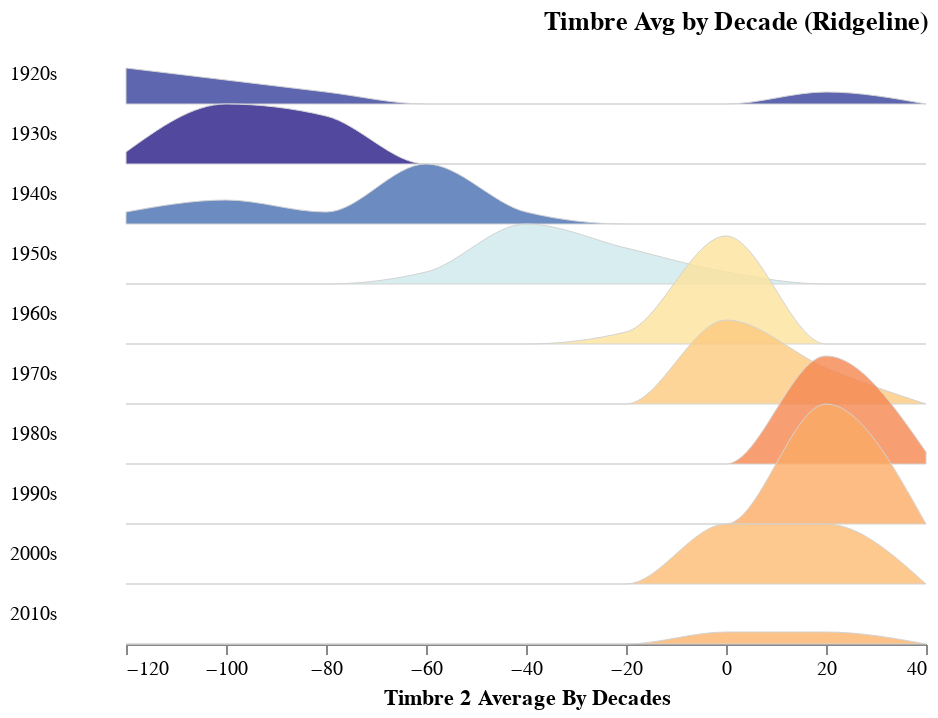

This figure's notebook cell:
### Code cell
plot_ridgeline(timbre_avg_by_year, "decade", "TimbreAvg2")

### Figure 1 — Vega-Lite specification as saved in the notebook (floating-point values rounded to 4 significant figures)
{"config": {"view": {"continuousWidth": 400, "continuousHeight": 300, "stroke": null}, "facet": {"spacing": 0}, "title": {"anchor": "end"}}, "data": {"name": "data-dd3fc3f092665ce1aa30ef423fe1b56c"}, "facet": {"row": {"type": "temporal", "field": "Decade", "header": {"format": "%Ys", "labelAlign": "right", "labelAngle": 0}, "title": null}}, "spec": {"mark": {"type": "area", "fillOpacity": 0.8, "interpolate": "monotone", "stroke": "lightgray", "strokeWidth": 0.5}, "encoding": {"fill": {"type": "quantitative", "field": "mean_val", "legend": null, "scale": {"domain": [50, -100], "scheme": "redyellowblue"}}, "x": {"type": "quantitative", "bin": "binned", "field": "bin_min", "title": "Timbre 2 Average By Decades"}, "y": {"type": "quantitative", "axis": null, "field": "value", "scale": {"range": [30, -30]}}}, "height": 30, "transform": [{"field": "decade", "timeUnit": "year", "as": "Decade"}, {"joinaggregate": [{"op": "mean", "field": "TimbreAvg2", "as": "mean_val"}], "groupby": ["Decade"]}, {"bin": {"maxbins": 10}, "field": "TimbreAvg2", "as": ["bin_max", "bin_min"]}, {"aggregate": [{"op": "count", "as": "value"}], "groupby": ["Decade", "mean_val", "bin_min", "bin_max"]}, {"impute": "value", "key": "bin_min", "groupby": ["Decade", "mean_val"], "value": 0}]}, "bounds": "flush", "title": "Timbre Avg by Decade (Ridgeline)", "$schema": "https://vega.github.io/schema/vega-lite/v4.8.1.json", "datasets": {"data-dd3fc3f092665ce1aa30ef423fe1b56c": [{"year": 1922, "TimbreAvg1": 41.56, "TimbreAvg2": 13.91, "TimbreAvg3": 14.68, "TimbreAvg4": 24.43, "TimbreAvg5": 18.75, "TimbreAvg6": 11.17, "TimbreAvg7": -5.31, "TimbreAvg8": 0.1368, "TimbreAvg9": -2.165, "TimbreAvg10": -4.444, "TimbreAvg11": -1.622, "TimbreAvg12": -5.561, "decade": "1920-01-01T00:00:00"}, {"year": 1924, "TimbreAvg1": 36.95, "TimbreAvg2": -136.1, "TimbreAvg3": 108.1, "TimbreAvg4": 12.35, "TimbreAvg5": -7.73, "TimbreAvg6": 1.873, "TimbreAvg7": -32.49, "TimbreAvg8": 3.363, "TimbreAvg9": 14.38, "TimbreAvg10": 8.708, "TimbreAvg11": 4.783, "TimbreAvg12": 8.068, "decade": "1920-01-01T00:00:00"}, {"year": 1925, "TimbreAvg1": 34.36, "TimbreAvg2": -128.2, "TimbreAvg3": 120.2, "TimbreAvg4": 19.37, "TimbreAvg5": 18.19, "TimbreAvg6": 17.01, "TimbreAvg7": -56.73, "TimbreAvg8": 7.617, "TimbreAvg9": 3.784, "TimbreAvg10": 8.839, "TimbreAvg11": 6.741, "TimbreAvg12": 6.061, "decade": "1920-01-01T00:00:00"}, {"year": 1926, "TimbreAvg1": 32.57, "TimbreAvg2": -126.5, "TimbreAvg3": 88.92, "TimbreAvg4": 7.843, "TimbreAvg5": -5.841, "TimbreAvg6": 13.39, "TimbreAvg7": -31.14, "TimbreAvg8": 9.86, "TimbreAvg9": -17.41, "TimbreAvg10": 4.974, "TimbreAvg11": 0.6245, "TimbreAvg12": -2.054, "decade": "1920-01-01T00:00:00"}, {"year": 1927, "TimbreAvg1": 31.23, "TimbreAvg2": -110.7, "TimbreAvg3": 59.21, "TimbreAvg4": 4.108, "TimbreAvg5": -9.538, "TimbreAvg6": 9.986, "TimbreAvg7": -21.01, "TimbreAvg8": 13.41, "TimbreAvg9": -25.12, "TimbreAvg10": 4.396, "TimbreAvg11": -0.3943, "TimbreAvg12": -2.645, "decade": "1920-01-01T00:00:00"}, {"year": 1928, "TimbreAvg1": 31.5, "TimbreAvg2": -94.42, "TimbreAvg3": 27.26, "TimbreAvg4": -8.42, "TimbreAvg5": -16.8, "TimbreAvg6": 9.831, "TimbreAvg7": -34.23, "TimbreAvg8": 8.103, "TimbreAvg9": -2.78, "TimbreAvg10": 7.653, "TimbreAvg11": -0.274, "TimbreAvg12": 8.575, "decade": "1920-01-01T00:00:00"}, {"year": 1929, "TimbreAvg1": 33.08, "TimbreAvg2": -100.9, "TimbreAvg3": 37.7, "TimbreAvg4": -7.802, "TimbreAvg5": -16.81, "TimbreAvg6": 9.486, "TimbreAvg7": -30.72, "TimbreAvg8": 8.05, "TimbreAvg9": -2.235, "TimbreAvg10": 7.397, "TimbreAvg11": 1.339, "TimbreAvg12": 13.07, "decade": "1920-01-01T00:00:00"}, {"year": 1930, "TimbreAvg1": 34.95, "TimbreAvg2": -99.74, "TimbreAvg3": 59.33, "TimbreAvg4": 0.1107, "TimbreAvg5": -29.29, "TimbreAvg6": 14.93, "TimbreAvg7": -28.67, "TimbreAvg8": 5.75, "TimbreAvg9": -0.3473, "TimbreAvg10": 7.347, "TimbreAvg11": -0.4108, "TimbreAvg12": 4.682, "decade": "1930-01-01T00:00:00"}, {"year": 1931, "TimbreAvg1": 35.04, "TimbreAvg2": -97.28, "TimbreAvg3": 61.39, "TimbreAvg4": 8.116, "TimbreAvg5": -5.649, "TimbreAvg6": 5.444, "TimbreAvg7": -18.24, "TimbreAvg8": 6.326, "TimbreAvg9": -4.743, "TimbreAvg10": 5.894, "TimbreAvg11": 1.151, "TimbreAvg12": 1.979, "decade": "1930-01-01T00:00:00"}, {"year": 1932, "TimbreAvg1": 34.99, "TimbreAvg2": -98.61, "TimbreAvg3": 44.83, "TimbreAvg4": -0.8373, "TimbreAvg5": -22.16, "TimbreAvg6": 23.28, "TimbreAvg7": -36.65, "TimbreAvg8": 7.044, "TimbreAvg9": 14.11, "TimbreAvg10": 10.86, "TimbreAvg11": -1.003, "TimbreAvg12": 12.39, "decade": "1930-01-01T00:00:00"}, {"year": 1933, "TimbreAvg1": 32.79, "TimbreAvg2": -103.0, "TimbreAvg3": 56.2, "TimbreAvg4": -12.21, "TimbreAvg5": -33.13, "TimbreAvg6": 16.06, "TimbreAvg7": -43.9, "TimbreAvg8": 0.06204, "TimbreAvg9": 8.121, "TimbreAvg10": 8.25, "TimbreAvg11": -3.816, "TimbreAvg12": 4.195, "decade": "1930-01-01T00:00:00"}, {"year": 1934, "TimbreAvg1": 32.69, "TimbreAvg2": -97.15, "TimbreAvg3": 46.76, "TimbreAvg4": -2.051, "TimbreAvg5": -4.355, "TimbreAvg6": 16.09, "TimbreAvg7": -30.93, "TimbreAvg8": 5.909, "TimbreAvg9": 10.38, "TimbreAvg10": 9.565, "TimbreAvg11": -0.1988, "TimbreAvg12": 10.48, "decade": "1930-01-01T00:00:00"}, {"year": 1935, "TimbreAvg1": 33.87, "TimbreAvg2": -109.6, "TimbreAvg3": 69.43, "TimbreAvg4": 10.38, "TimbreAvg5": -8.598, "TimbreAvg6": 19.18, "TimbreAvg7": -17.24, "TimbreAvg8": 11.86, "TimbreAvg9": 3.787, "TimbreAvg10": 9.493, "TimbreAvg11": -2.062, "TimbreAvg12": 12.01, "decade": "1930-01-01T00:00:00"}, {"year": 1936, "TimbreAvg1": 34.54, "TimbreAvg2": -126.0, "TimbreAvg3": 64.29, "TimbreAvg4": 3.944, "TimbreAvg5": -8.175, "TimbreAvg6": 10.65, "TimbreAvg7": -18.77, "TimbreAvg8": 9.033, "TimbreAvg9": -2.058, "TimbreAvg10": 5.343, "TimbreAvg11": -0.4487, "TimbreAvg12": 8.263, "decade": "1930-01-01T00:00:00"}, {"year": 1937, "TimbreAvg1": 33.58, "TimbreAvg2": -113.8, "TimbreAvg3": 51.95, "TimbreAvg4": 1.924, "TimbreAvg5": -13.45, "TimbreAvg6": 17.37, "TimbreAvg7": -10.02, "TimbreAvg8": 10.66, "TimbreAvg9": -3.712, "TimbreAvg10": 5.937, "TimbreAvg11": -2.608, "TimbreAvg12": 11.86, "decade": "1930-01-01T00:00:00"}, {"year": 1938, "TimbreAvg1": 34.9, "TimbreAvg2": -114.4, "TimbreAvg3": 40.74, "TimbreAvg4": 6.103, "TimbreAvg5": -17.94, "TimbreAvg6": 19.79, "TimbreAvg7": -27.39, "TimbreAvg8": 6.041, "TimbreAvg9": 10.2, "TimbreAvg10": 9.888, "TimbreAvg11": -0.3099, "TimbreAvg12": 11.18, "decade": "1930-01-01T00:00:00"}, {"year": 1939, "TimbreAvg1": 34.02, "TimbreAvg2": -102.4, "TimbreAvg3": 45.43, "TimbreAvg4": -1.908, "TimbreAvg5": -13.02, "TimbreAvg6": 20.68, "TimbreAvg7": -21.57, "TimbreAvg8": 6.065, "TimbreAvg9": 6.906, "TimbreAvg10": 5.943, "TimbreAvg11": -6.37, "TimbreAvg12": 5.006, "decade": "1930-01-01T00:00:00"}, {"year": 1940, "TimbreAvg1": 35.33, "TimbreAvg2": -96.81, "TimbreAvg3": 49.32, "TimbreAvg4": 7.192, "TimbreAvg5": -41.28, "TimbreAvg6": 19.44, "TimbreAvg7": -18.54, "TimbreAvg8": 6.436, "TimbreAvg9": 8.957, "TimbreAvg10": 6.57, "TimbreAvg11": 1.953, "TimbreAvg12": 21.34, "decade": "1940-01-01T00:00:00"}, {"year": 1941, "TimbreAvg1": 32.39, "TimbreAvg2": -100.0, "TimbreAvg3": 52.51, "TimbreAvg4": 4.921, "TimbreAvg5": -3.68, "TimbreAvg6": 20.87, "TimbreAvg7": -16.8, "TimbreAvg8": 9.038, "TimbreAvg9": -2.731, "TimbreAvg10": 7.336, "TimbreAvg11": -3.413, "TimbreAvg12": 9.401, "decade": "1940-01-01T00:00:00"}, {"year": 1942, "TimbreAvg1": 33.3, "TimbreAvg2": -120.1, "TimbreAvg3": 50.7, "TimbreAvg4": -5.461, "TimbreAvg5": -19.14, "TimbreAvg6": 7.967, "TimbreAvg7": -18.27, "TimbreAvg8": 8.431, "TimbreAvg9": 1.05, "TimbreAvg10": 7.495, "TimbreAvg11": -1.957, "TimbreAvg12": 8.773, "decade": "1940-01-01T00:00:00"}, {"year": 1943, "TimbreAvg1": 35.77, "TimbreAvg2": -73.11, "TimbreAvg3": 58.33, "TimbreAvg4": 10.69, "TimbreAvg5": -6.186, "TimbreAvg6": 20.79, "TimbreAvg7": -14.26, "TimbreAvg8": 6.945, "TimbreAvg9": 5.42, "TimbreAvg10": 4.834, "TimbreAvg11": -6.037, "TimbreAvg12": 9.678, "decade": "1940-01-01T00:00:00"}, {"year": 1944, "TimbreAvg1": 35.05, "TimbreAvg2": -119.3, "TimbreAvg3": 45.17, "TimbreAvg4": 3.777, "TimbreAvg5": 0.7286, "TimbreAvg6": 12.55, "TimbreAvg7": -16.06, "TimbreAvg8": 6.014, "TimbreAvg9": 5.359, "TimbreAvg10": 3.907, "TimbreAvg11": -2.75, "TimbreAvg12": 6.555, "decade": "1940-01-01T00:00:00"}, {"year": 1945, "TimbreAvg1": 35.8, "TimbreAvg2": -78.38, "TimbreAvg3": 55.81, "TimbreAvg4": 3.687, "TimbreAvg5": -18.85, "TimbreAvg6": 13.39, "TimbreAvg7": -18.99, "TimbreAvg8": 0.9092, "TimbreAvg9": 12.95, "TimbreAvg10": 5.449, "TimbreAvg11": -1.18, "TimbreAvg12": 15.58, "decade": "1940-01-01T00:00:00"}, {"year": 1946, "TimbreAvg1": 36.63, "TimbreAvg2": -74.35, "TimbreAvg3": 39.01, "TimbreAvg4": -0.9528, "TimbreAvg5": -3.294, "TimbreAvg6": 12.09, "TimbreAvg7": -12.59, "TimbreAvg8": 3.161, "TimbreAvg9": 6.065, "TimbreAvg10": 2.858, "TimbreAvg11": -3.037, "TimbreAvg12": 12.07, "decade": "1940-01-01T00:00:00"}, {"year": 1947, "TimbreAvg1": 36.29, "TimbreAvg2": -59.97, "TimbreAvg3": 29.82, "TimbreAvg4": -1.628, "TimbreAvg5": -18.3, "TimbreAvg6": 15.34, "TimbreAvg7": -16.52, "TimbreAvg8": 4.074, "TimbreAvg9": 12.66, "TimbreAvg10": 8.663, "TimbreAvg11": -4.001, "TimbreAvg12": 14.18, "decade": "1940-01-01T00:00:00"}, {"year": 1948, "TimbreAvg1": 38.0, "TimbreAvg2": -60.91, "TimbreAvg3": 48.13, "TimbreAvg4": 1.431, "TimbreAvg5": -15.75, "TimbreAvg6": 12.69, "TimbreAvg7": -22.46, "TimbreAvg8": 0.02932, "TimbreAvg9": 13.2, "TimbreAvg10": 4.487, "TimbreAvg11": -0.4887, "TimbreAvg12": 10.52, "decade": "1940-01-01T00:00:00"}, {"year": 1949, "TimbreAvg1": 36.94, "TimbreAvg2": -76.29, "TimbreAvg3": 53.23, "TimbreAvg4": -0.5399, "TimbreAvg5": -13.69, "TimbreAvg6": 6.0, "TimbreAvg7": -16.25, "TimbreAvg8": 0.1701, "TimbreAvg9": 10.24, "TimbreAvg10": 3.406, "TimbreAvg11": -0.8975, "TimbreAvg12": 7.688, "decade": "1940-01-01T00:00:00"}, {"year": 1950, "TimbreAvg1": 37.56, "TimbreAvg2": -79.75, "TimbreAvg3": 39.1, "TimbreAvg4": 7.317, "TimbreAvg5": -4.147, "TimbreAvg6": 7.53, "TimbreAvg7": -5.599, "TimbreAvg8": 3.95, "TimbreAvg9": 4.621, "TimbreAvg10": 2.546, "TimbreAvg11": -2.016, "TimbreAvg12": 4.763, "decade": "1950-01-01T00:00:00"}, {"year": 1951, "TimbreAvg1": 38.34, "TimbreAvg2": -59.1, "TimbreAvg3": 38.65, "TimbreAvg4": 0.6563, "TimbreAvg5": -2.506, "TimbreAvg6": 5.508, "TimbreAvg7": -9.521, "TimbreAvg8": 1.943, "TimbreAvg9": 7.743, "TimbreAvg10": 2.759, "TimbreAvg11": -2.87, "TimbreAvg12": 5.836, "decade": "1950-01-01T00:00:00"}, {"year": 1952, "TimbreAvg1": 39.09, "TimbreAvg2": -49.43, "TimbreAvg3": 29.52, "TimbreAvg4": -5.048, "TimbreAvg5": -8.318, "TimbreAvg6": 8.535, "TimbreAvg7": -17.55, "TimbreAvg8": 0.1893, "TimbreAvg9": 6.674, "TimbreAvg10": 1.172, "TimbreAvg11": -2.191, "TimbreAvg12": 7.037, "decade": "1950-01-01T00:00:00"}, {"year": 1953, "TimbreAvg1": 39.21, "TimbreAvg2": -40.24, "TimbreAvg3": 39.67, "TimbreAvg4": -0.445, "TimbreAvg5": -3.645, "TimbreAvg6": 9.998, "TimbreAvg7": -16.5, "TimbreAvg8": -0.1103, "TimbreAvg9": 5.477, "TimbreAvg10": 1.666, "TimbreAvg11": -2.965, "TimbreAvg12": 4.058, "decade": "1950-01-01T00:00:00"}, {"year": 1954, "TimbreAvg1": 38.14, "TimbreAvg2": -46.14, "TimbreAvg3": 28.05, "TimbreAvg4": -2.913, "TimbreAvg5": -2.925, "TimbreAvg6": 6.043, "TimbreAvg7": -18.02, "TimbreAvg8": -0.7081, "TimbreAvg9": 8.89, "TimbreAvg10": 2.19, "TimbreAvg11": -1.935, "TimbreAvg12": 9.481, "decade": "1950-01-01T00:00:00"}, {"year": 1955, "TimbreAvg1": 37.1, "TimbreAvg2": -52.87, "TimbreAvg3": 26.31, "TimbreAvg4": -6.338, "TimbreAvg5": 0.8993, "TimbreAvg6": 4.494, "TimbreAvg7": -17.28, "TimbreAvg8": 1.646, "TimbreAvg9": 5.555, "TimbreAvg10": 2.484, "TimbreAvg11": -2.829, "TimbreAvg12": 7.048, "decade": "1950-01-01T00:00:00"}, {"year": 1956, "TimbreAvg1": 37.67, "TimbreAvg2": -38.32, "TimbreAvg3": 24.38, "TimbreAvg4": -4.569, "TimbreAvg5": -1.269, "TimbreAvg6": 3.7, "TimbreAvg7": -15.31, "TimbreAvg8": 0.2986, "TimbreAvg9": 5.172, "TimbreAvg10": 1.747, "TimbreAvg11": -2.766, "TimbreAvg12": 7.053, "decade": "1950-01-01T00:00:00"}, {"year": 1957, "TimbreAvg1": 37.24, "TimbreAvg2": -39.23, "TimbreAvg3": 15.83, "TimbreAvg4": -3.89, "TimbreAvg5": 0.05078, "TimbreAvg6": 1.425, "TimbreAvg7": -11.18, "TimbreAvg8": 0.2028, "TimbreAvg9": 3.578, "TimbreAvg10": 1.635, "TimbreAvg11": -2.338, "TimbreAvg12": 5.688, "decade": "1950-01-01T00:00:00"}, {"year": 1958, "TimbreAvg1": 39.15, "TimbreAvg2": -18.57, "TimbreAvg3": 26.7, "TimbreAvg4": 0.2872, "TimbreAvg5": -3.253, "TimbreAvg6": 1.734, "TimbreAvg7": -12.29, "TimbreAvg8": -2.056, "TimbreAvg9": 7.373, "TimbreAvg10": 1.504, "TimbreAvg11": -1.76, "TimbreAvg12": 8.573, "decade": "1950-01-01T00:00:00"}, {"year": 1959, "TimbreAvg1": 39.15, "TimbreAvg2": -23.04, "TimbreAvg3": 19.02, "TimbreAvg4": -3.434, "TimbreAvg5": 4.16, "TimbreAvg6": 1.495, "TimbreAvg7": -16.76, "TimbreAvg8": -2.318, "TimbreAvg9": 5.741, "TimbreAvg10": 0.9585, "TimbreAvg11": -2.081, "TimbreAvg12": 7.127, "decade": "1950-01-01T00:00:00"}, {"year": 1960, "TimbreAvg1": 38.88, "TimbreAvg2": -18.91, "TimbreAvg3": 23.72, "TimbreAvg4": -0.3672, "TimbreAvg5": -1.307, "TimbreAvg6": 2.723, "TimbreAvg7": -13.9, "TimbreAvg8": -2.198, "TimbreAvg9": 6.149, "TimbreAvg10": 1.419, "TimbreAvg11": -2.018, "TimbreAvg12": 7.242, "decade": "1960-01-01T00:00:00"}, {"year": 1961, "TimbreAvg1": 39.62, "TimbreAvg2": -27.22, "TimbreAvg3": 28.56, "TimbreAvg4": 1.267, "TimbreAvg5": -3.125, "TimbreAvg6": 0.7062, "TimbreAvg7": -11.94, "TimbreAvg8": -2.548, "TimbreAvg9": 6.055, "TimbreAvg10": 1.539, "TimbreAvg11": -1.318, "TimbreAvg12": 6.138, "decade": "1960-01-01T00:00:00"}, {"year": 1962, "TimbreAvg1": 40.13, "TimbreAvg2": -17.45, "TimbreAvg3": 19.46, "TimbreAvg4": -0.9173, "TimbreAvg5": -0.7442, "TimbreAvg6": -0.6876, "TimbreAvg7": -9.383, "TimbreAvg8": -1.887, "TimbreAvg9": 5.455, "TimbreAvg10": 2.126, "TimbreAvg11": -1.711, "TimbreAvg12": 4.913, "decade": "1960-01-01T00:00:00"}, {"year": 1963, "TimbreAvg1": 40.55, "TimbreAvg2": -16.46, "TimbreAvg3": 22.5, "TimbreAvg4": -0.7805, "TimbreAvg5": -0.8922, "TimbreAvg6": -1.607, "TimbreAvg7": -9.215, "TimbreAvg8": -2.595, "TimbreAvg9": 5.623, "TimbreAvg10": 0.8863, "TimbreAvg11": -1.253, "TimbreAvg12": 6.212, "decade": "1960-01-01T00:00:00"}, {"year": 1964, "TimbreAvg1": 40.11, "TimbreAvg2": -15.82, "TimbreAvg3": 22.48, "TimbreAvg4": -1.269, "TimbreAvg5": 0.1809, "TimbreAvg6": -1.785, "TimbreAvg7": -8.4, "TimbreAvg8": -1.922, "TimbreAvg9": 3.221, "TimbreAvg10": 0.5442, "TimbreAvg11": -1.908, "TimbreAvg12": 5.095, "decade": "1960-01-01T00:00:00"}, {"year": 1965, "TimbreAvg1": 40.7, "TimbreAvg2": -13.34, "TimbreAvg3": 22.34, "TimbreAvg4": -1.099, "TimbreAvg5": -3.736, "TimbreAvg6": -0.3017, "TimbreAvg7": -8.165, "TimbreAvg8": -1.725, "TimbreAvg9": 4.681, "TimbreAvg10": 0.3911, "TimbreAvg11": -2.017, "TimbreAvg12": 5.947, "decade": "1960-01-01T00:00:00"}, {"year": 1966, "TimbreAvg1": 40.9, "TimbreAvg2": -5.545, "TimbreAvg3": 20.48, "TimbreAvg4": -0.3632, "TimbreAvg5": -6.661, "TimbreAvg6": -1.849, "TimbreAvg7": -6.66, "TimbreAvg8": -2.721, "TimbreAvg9": 5.87, "TimbreAvg10": 0.5368, "TimbreAvg11": -2.062, "TimbreAvg12": 5.063, "decade": "1960-01-01T00:00:00"}, {"year": 1967, "TimbreAvg1": 40.87, "TimbreAvg2": -6.292, "TimbreAvg3": 22.13, "TimbreAvg4": -0.8576, "TimbreAvg5": -8.684, "TimbreAvg6": -2.968, "TimbreAvg7": -6.753, "TimbreAvg8": -3.264, "TimbreAvg9": 6.073, "TimbreAvg10": -0.07219, "TimbreAvg11": -1.679, "TimbreAvg12": 5.731, "decade": "1960-01-01T00:00:00"}, {"year": 1968, "TimbreAvg1": 40.66, "TimbreAvg2": -7.977, "TimbreAvg3": 21.5, "TimbreAvg4": 0.3513, "TimbreAvg5": -9.759, "TimbreAvg6": -2.957, "TimbreAvg7": -5.645, "TimbreAvg8": -1.97, "TimbreAvg9": 4.379, "TimbreAvg10": -0.1488, "TimbreAvg11": -1.08, "TimbreAvg12": 5.679, "decade": "1960-01-01T00:00:00"}, {"year": 1969, "TimbreAvg1": 40.49, "TimbreAvg2": -12.25, "TimbreAvg3": 18.92, "TimbreAvg4": -0.6133, "TimbreAvg5": -10.52, "TimbreAvg6": -3.575, "TimbreAvg7": -4.238, "TimbreAvg8": -1.697, "TimbreAvg9": 4.792, "TimbreAvg10": -0.1831, "TimbreAvg11": -1.199, "TimbreAvg12": 5.087, "decade": "1960-01-01T00:00:00"}, {"year": 1970, "TimbreAvg1": 40.93, "TimbreAvg2": -12.22, "TimbreAvg3": 17.63, "TimbreAvg4": -0.2921, "TimbreAvg5": -9.873, "TimbreAvg6": -3.791, "TimbreAvg7": -3.636, "TimbreAvg8": -1.81, "TimbreAvg9": 4.931, "TimbreAvg10": -0.4027, "TimbreAvg11": -0.9613, "TimbreAvg12": 4.366, "decade": "1970-01-01T00:00:00"}, {"year": 1971, "TimbreAvg1": 40.38, "TimbreAvg2": -14.12, "TimbreAvg3": 16.16, "TimbreAvg4": -1.082, "TimbreAvg5": -7.068, "TimbreAvg6": -4.204, "TimbreAvg7": -3.729, "TimbreAvg8": -1.345, "TimbreAvg9": 4.057, "TimbreAvg10": -0.4148, "TimbreAvg11": -0.733, "TimbreAvg12": 4.92, "decade": "1970-01-01T00:00:00"}, {"year": 1972, "TimbreAvg1": 40.38, "TimbreAvg2": -11.37, "TimbreAvg3": 18.77, "TimbreAvg4": 0.5758, "TimbreAvg5": -6.653, "TimbreAvg6": -4.182, "TimbreAvg7": -4.142, "TimbreAvg8": -1.103, "TimbreAvg9": 3.029, "TimbreAvg10": -0.2728, "TimbreAvg11": -0.6154, "TimbreAvg12": 4.339, "decade": "1970-01-01T00:00:00"}, {"year": 1973, "TimbreAvg1": 41.03, "TimbreAvg2": -8.881, "TimbreAvg3": 19.29, "TimbreAvg4": 0.8646, "TimbreAvg5": -6.101, "TimbreAvg6": -5.346, "TimbreAvg7": -2.915, "TimbreAvg8": -1.494, "TimbreAvg9": 3.64, "TimbreAvg10": -0.1472, "TimbreAvg11": -0.3093, "TimbreAvg12": 4.172, "decade": "1970-01-01T00:00:00"}, {"year": 1974, "TimbreAvg1": 41.13, "TimbreAvg2": -9.238, "TimbreAvg3": 19.14, "TimbreAvg4": 1.114, "TimbreAvg5": -6.877, "TimbreAvg6": -5.225, "TimbreAvg7": -2.323, "TimbreAvg8": -0.9129, "TimbreAvg9": 2.943, "TimbreAvg10": -0.5117, "TimbreAvg11": -0.1766, "TimbreAvg12": 3.762, "decade": "1970-01-01T00:00:00"}, {"year": 1975, "TimbreAvg1": 41.31, "TimbreAvg2": -3.986, "TimbreAvg3": 19.68, "TimbreAvg4": 2.786, "TimbreAvg5": -5.766, "TimbreAvg6": -4.986, "TimbreAvg7": -1.4, "TimbreAvg8": -0.9019, "TimbreAvg9": 2.704, "TimbreAvg10": -0.5636, "TimbreAvg11": 0.001375, "TimbreAvg12": 3.756, "decade": "1970-01-01T00:00:00"}, {"year": 1976, "TimbreAvg1": 41.24, "TimbreAvg2": -3.334, "TimbreAvg3": 18.79, "TimbreAvg4": 2.485, "TimbreAvg5": -6.211, "TimbreAvg6": -5.581, "TimbreAvg7": -2.342, "TimbreAvg8": -1.048, "TimbreAvg9": 2.505, "TimbreAvg10": -0.2294, "TimbreAvg11": 0.2051, "TimbreAvg12": 3.708, "decade": "1970-01-01T00:00:00"}, {"year": 1977, "TimbreAvg1": 42.11, "TimbreAvg2": 3.307, "TimbreAvg3": 21.27, "TimbreAvg4": 2.724, "TimbreAvg5": -7.846, "TimbreAvg6": -6.854, "TimbreAvg7": -1.754, "TimbreAvg8": -0.7725, "TimbreAvg9": 3.427, "TimbreAvg10": 0.1737, "TimbreAvg11": 0.3541, "TimbreAvg12": 3.03, "decade": "1970-01-01T00:00:00"}, {"year": 1978, "TimbreAvg1": 41.83, "TimbreAvg2": 4.071, "TimbreAvg3": 23.35, "TimbreAvg4": 3.608, "TimbreAvg5": -7.443, "TimbreAvg6": -5.952, "TimbreAvg7": -1.219, "TimbreAvg8": 0.07635, "TimbreAvg9": 3.054, "TimbreAvg10": 0.514, "TimbreAvg11": -0.03998, "TimbreAvg12": 2.681, "decade": "1970-01-01T00:00:00"}, {"year": 1979, "TimbreAvg1": 42.03, "TimbreAvg2": 10.01, "TimbreAvg3": 18.55, "TimbreAvg4": 4.076, "TimbreAvg5": -7.644, "TimbreAvg6": -5.737, "TimbreAvg7": -1.206, "TimbreAvg8": -0.4556, "TimbreAvg9": 3.128, "TimbreAvg10": 0.7126, "TimbreAvg11": -0.1207, "TimbreAvg12": 2.498, "decade": "1970-01-01T00:00:00"}, {"year": 1980, "TimbreAvg1": 42.43, "TimbreAvg2": 12.62, "TimbreAvg3": 20.78, "TimbreAvg4": 5.818, "TimbreAvg5": -10.96, "TimbreAvg6": -5.002, "TimbreAvg7": -1.165, "TimbreAvg8": -0.9115, "TimbreAvg9": 3.993, "TimbreAvg10": 0.8763, "TimbreAvg11": 0.1742, "TimbreAvg12": 2.754, "decade": "1980-01-01T00:00:00"}, {"year": 1981, "TimbreAvg1": 42.19, "TimbreAvg2": 15.05, "TimbreAvg3": 19.04, "TimbreAvg4": 4.584, "TimbreAvg5": -12.1, "TimbreAvg6": -6.933, "TimbreAvg7": -0.8445, "TimbreAvg8": -0.9285, "TimbreAvg9": 3.795, "TimbreAvg10": 1.294, "TimbreAvg11": 0.2474, "TimbreAvg12": 2.682, "decade": "1980-01-01T00:00:00"}, {"year": 1982, "TimbreAvg1": 42.37, "TimbreAvg2": 12.74, "TimbreAvg3": 19.7, "TimbreAvg4": 5.028, "TimbreAvg5": -9.103, "TimbreAvg6": -6.853, "TimbreAvg7": -1.743, "TimbreAvg8": -1.403, "TimbreAvg9": 4.083, "TimbreAvg10": 1.493, "TimbreAvg11": 0.2623, "TimbreAvg12": 2.433, "decade": "1980-01-01T00:00:00"}, {"year": 1983, "TimbreAvg1": 41.98, "TimbreAvg2": 14.77, "TimbreAvg3": 17.19, "TimbreAvg4": 3.95, "TimbreAvg5": -10.04, "TimbreAvg6": -8.107, "TimbreAvg7": -2.096, "TimbreAvg8": -1.425, "TimbreAvg9": 4.806, "TimbreAvg10": 2.364, "TimbreAvg11": 0.3547, "TimbreAvg12": 2.935, "decade": "1980-01-01T00:00:00"}, {"year": 1984, "TimbreAvg1": 42.04, "TimbreAvg2": 15.01, "TimbreAvg3": 17.82, "TimbreAvg4": 3.837, "TimbreAvg5": -8.294, "TimbreAvg6": -8.57, "TimbreAvg7": -3.139, "TimbreAvg8": -2.275, "TimbreAvg9": 4.59, "TimbreAvg10": 2.191, "TimbreAvg11": 0.5499, "TimbreAvg12": 3.059, "decade": "1980-01-01T00:00:00"}, {"year": 1985, "TimbreAvg1": 42.21, "TimbreAvg2": 20.1, "TimbreAvg3": 17.63, "TimbreAvg4": 4.116, "TimbreAvg5": -7.255, "TimbreAvg6": -9.001, "TimbreAvg7": -2.962, "TimbreAvg8": -2.597, "TimbreAvg9": 4.019, "TimbreAvg10": 2.367, "TimbreAvg11": 0.6701, "TimbreAvg12": 3.426, "decade": "1980-01-01T00:00:00"}, {"year": 1986, "TimbreAvg1": 42.13, "TimbreAvg2": 15.23, "TimbreAvg3": 18.49, "TimbreAvg4": 2.42, "TimbreAvg5": -5.516, "TimbreAvg6": -9.205, "TimbreAvg7": -4.823, "TimbreAvg8": -2.595, "TimbreAvg9": 4.502, "TimbreAvg10": 2.29, "TimbreAvg11": 0.5196, "TimbreAvg12": 3.768, "decade": "1980-01-01T00:00:00"}, {"year": 1987, "TimbreAvg1": 41.69, "TimbreAvg2": 10.38, "TimbreAvg3": 18.01, "TimbreAvg4": 1.846, "TimbreAvg5": -6.44, "TimbreAvg6": -8.242, "TimbreAvg7": -5.91, "TimbreAvg8": -2.152, "TimbreAvg9": 4.499, "TimbreAvg10": 2.449, "TimbreAvg11": 0.2608, "TimbreAvg12": 3.738, "decade": "1980-01-01T00:00:00"}, {"year": 1988, "TimbreAvg1": 41.11, "TimbreAvg2": 14.19, "TimbreAvg3": 15.44, "TimbreAvg4": 2.247, "TimbreAvg5": -5.555, "TimbreAvg6": -7.682, "TimbreAvg7": -5.781, "TimbreAvg8": -2.08, "TimbreAvg9": 4.496, "TimbreAvg10": 2.882, "TimbreAvg11": 0.1023, "TimbreAvg12": 3.626, "decade": "1980-01-01T00:00:00"}, {"year": 1989, "TimbreAvg1": 41.33, "TimbreAvg2": 12.64, "TimbreAvg3": 16.51, "TimbreAvg4": 1.666, "TimbreAvg5": -7.079, "TimbreAvg6": -7.964, "TimbreAvg7": -6.306, "TimbreAvg8": -2.249, "TimbreAvg9": 4.011, "TimbreAvg10": 2.325, "TimbreAvg11": 0.247, "TimbreAvg12": 3.55, "decade": "1980-01-01T00:00:00"}, {"year": 1990, "TimbreAvg1": 41.0, "TimbreAvg2": 9.405, "TimbreAvg3": 15.23, "TimbreAvg4": 1.701, "TimbreAvg5": -6.812, "TimbreAvg6": -7.079, "TimbreAvg7": -5.872, "TimbreAvg8": -1.627, "TimbreAvg9": 3.863, "TimbreAvg10": 2.457, "TimbreAvg11": -0.02878, "TimbreAvg12": 3.483, "decade": "1990-01-01T00:00:00"}, {"year": 1991, "TimbreAvg1": 40.95, "TimbreAvg2": 6.147, "TimbreAvg3": 14.58, "TimbreAvg4": 0.7406, "TimbreAvg5": -6.986, "TimbreAvg6": -7.353, "TimbreAvg7": -5.912, "TimbreAvg8": -1.414, "TimbreAvg9": 4.029, "TimbreAvg10": 2.555, "TimbreAvg11": -0.04716, "TimbreAvg12": 3.638, "decade": "1990-01-01T00:00:00"}, {"year": 1992, "TimbreAvg1": 41.34, "TimbreAvg2": 6.585, "TimbreAvg3": 12.63, "TimbreAvg4": 0.4847, "TimbreAvg5": -8.518, "TimbreAvg6": -8.359, "TimbreAvg7": -4.808, "TimbreAvg8": -1.607, "TimbreAvg9": 4.173, "TimbreAvg10": 2.229, "TimbreAvg11": -0.01728, "TimbreAvg12": 3.345, "decade": "1990-01-01T00:00:00"}, {"year": 1993, "TimbreAvg1": 41.38, "TimbreAvg2": 5.063, "TimbreAvg3": 10.78, "TimbreAvg4": 0.09247, "TimbreAvg5": -7.597, "TimbreAvg6": -8.287, "TimbreAvg7": -4.576, "TimbreAvg8": -1.337, "TimbreAvg9": 4.251, "TimbreAvg10": 2.333, "TimbreAvg11": -0.2013, "TimbreAvg12": 3.427, "decade": "1990-01-01T00:00:00"}, {"year": 1994, "TimbreAvg1": 41.65, "TimbreAvg2": 3.572, "TimbreAvg3": 10.38, "TimbreAvg4": 0.5304, "TimbreAvg5": -7.97, "TimbreAvg6": -7.995, "TimbreAvg7": -4.618, "TimbreAvg8": -1.163, "TimbreAvg9": 4.08, "TimbreAvg10": 2.418, "TimbreAvg11": -0.2332, "TimbreAvg12": 2.955, "decade": "1990-01-01T00:00:00"}, {"year": 1995, "TimbreAvg1": 42.0, "TimbreAvg2": 4.029, "TimbreAvg3": 9.014, "TimbreAvg4": 0.6097, "TimbreAvg5": -8.228, "TimbreAvg6": -8.616, "TimbreAvg7": -3.646, "TimbreAvg8": -1.082, "TimbreAvg9": 3.989, "TimbreAvg10": 2.198, "TimbreAvg11": -0.158, "TimbreAvg12": 2.913, "decade": "1990-01-01T00:00:00"}, {"year": 1996, "TimbreAvg1": 42.22, "TimbreAvg2": 3.095, "TimbreAvg3": 6.892, "TimbreAvg4": 0.5688, "TimbreAvg5": -8.072, "TimbreAvg6": -8.603, "TimbreAvg7": -3.326, "TimbreAvg8": -1.207, "TimbreAvg9": 4.412, "TimbreAvg10": 2.279, "TimbreAvg11": -0.3427, "TimbreAvg12": 2.738, "decade": "1990-01-01T00:00:00"}, {"year": 1997, "TimbreAvg1": 42.81, "TimbreAvg2": 3.868, "TimbreAvg3": 7.667, "TimbreAvg4": 1.203, "TimbreAvg5": -7.581, "TimbreAvg6": -9.378, "TimbreAvg7": -2.876, "TimbreAvg8": -1.179, "TimbreAvg9": 3.954, "TimbreAvg10": 2.211, "TimbreAvg11": -0.06296, "TimbreAvg12": 2.621, "decade": "1990-01-01T00:00:00"}, {"year": 1998, "TimbreAvg1": 42.87, "TimbreAvg2": 3.403, "TimbreAvg3": 5.128, "TimbreAvg4": 0.6749, "TimbreAvg5": -6.923, "TimbreAvg6": -9.238, "TimbreAvg7": -2.831, "TimbreAvg8": -1.476, "TimbreAvg9": 3.965, "TimbreAvg10": 2.208, "TimbreAvg11": -0.1878, "TimbreAvg12": 2.472, "decade": "1990-01-01T00:00:00"}, {"year": 1999, "TimbreAvg1": 43.42, "TimbreAvg2": 4.442, "TimbreAvg3": 5.555, "TimbreAvg4": 1.155, "TimbreAvg5": -6.991, "TimbreAvg6": -9.215, "TimbreAvg7": -2.627, "TimbreAvg8": -1.568, "TimbreAvg9": 4.021, "TimbreAvg10": 2.229, "TimbreAvg11": -0.1119, "TimbreAvg12": 2.496, "decade": "1990-01-01T00:00:00"}, {"year": 2000, "TimbreAvg1": 43.47, "TimbreAvg2": 2.802, "TimbreAvg3": 5.246, "TimbreAvg4": 1.236, "TimbreAvg5": -6.181, "TimbreAvg6": -9.543, "TimbreAvg7": -2.196, "TimbreAvg8": -1.756, "TimbreAvg9": 3.712, "TimbreAvg10": 2.181, "TimbreAvg11": -0.183, "TimbreAvg12": 2.396, "decade": "2000-01-01T00:00:00"}, {"year": 2001, "TimbreAvg1": 43.58, "TimbreAvg2": 0.9689, "TimbreAvg3": 4.271, "TimbreAvg4": 1.273, "TimbreAvg5": -6.615, "TimbreAvg6": -9.965, "TimbreAvg7": -1.959, "TimbreAvg8": -2.095, "TimbreAvg9": 3.713, "TimbreAvg10": 2.1, "TimbreAvg11": -0.06816, "TimbreAvg12": 2.225, "decade": "2000-01-01T00:00:00"}, {"year": 2002, "TimbreAvg1": 43.92, "TimbreAvg2": 0.3293, "TimbreAvg3": 5.658, "TimbreAvg4": 0.8308, "TimbreAvg5": -6.381, "TimbreAvg6": -9.984, "TimbreAvg7": -2.351, "TimbreAvg8": -2.103, "TimbreAvg9": 3.57, "TimbreAvg10": 1.823, "TimbreAvg11": -0.08098, "TimbreAvg12": 2.243, "decade": "2000-01-01T00:00:00"}, {"year": 2003, "TimbreAvg1": 44.09, "TimbreAvg2": -1.279, "TimbreAvg3": 5.77, "TimbreAvg4": 1.021, "TimbreAvg5": -5.868, "TimbreAvg6": -10.38, "TimbreAvg7": -1.64, "TimbreAvg8": -2.034, "TimbreAvg9": 3.247, "TimbreAvg10": 1.789, "TimbreAvg11": -0.1613, "TimbreAvg12": 1.954, "decade": "2000-01-01T00:00:00"}, {"year": 2004, "TimbreAvg1": 44.18, "TimbreAvg2": -2.008, "TimbreAvg3": 5.84, "TimbreAvg4": 0.9367, "TimbreAvg5": -5.551, "TimbreAvg6": -10.48, "TimbreAvg7": -1.576, "TimbreAvg8": -2.132, "TimbreAvg9": 3.566, "TimbreAvg10": 1.744, "TimbreAvg11": -0.1961, "TimbreAvg12": 1.894, "decade": "2000-01-01T00:00:00"}, {"year": 2005, "TimbreAvg1": 44.48, "TimbreAvg2": -0.5864, "TimbreAvg3": 7.41, "TimbreAvg4": 0.8138, "TimbreAvg5": -6.345, "TimbreAvg6": -10.4, "TimbreAvg7": -1.514, "TimbreAvg8": -2.133, "TimbreAvg9": 3.449, "TimbreAvg10": 1.802, "TimbreAvg11": -0.3167, "TimbreAvg12": 2.032, "decade": "2000-01-01T00:00:00"}, {"year": 2006, "TimbreAvg1": 44.6, "TimbreAvg2": -0.9265, "TimbreAvg3": 5.487, "TimbreAvg4": 0.7573, "TimbreAvg5": -5.877, "TimbreAvg6": -11.25, "TimbreAvg7": -1.306, "TimbreAvg8": -1.949, "TimbreAvg9": 3.212, "TimbreAvg10": 1.823, "TimbreAvg11": -0.1542, "TimbreAvg12": 2.031, "decade": "2000-01-01T00:00:00"}, {"year": 2007, "TimbreAvg1": 44.85, "TimbreAvg2": -0.1217, "TimbreAvg3": 5.9, "TimbreAvg4": 1.18, "TimbreAvg5": -5.834, "TimbreAvg6": -11.48, "TimbreAvg7": -0.6323, "TimbreAvg8": -2.013, "TimbreAvg9": 3.371, "TimbreAvg10": 1.88, "TimbreAvg11": -0.1717, "TimbreAvg12": 1.935, "decade": "2000-01-01T00:00:00"}, {"year": 2008, "TimbreAvg1": 44.95, "TimbreAvg2": 0.3303, "TimbreAvg3": 5.085, "TimbreAvg4": 1.196, "TimbreAvg5": -5.052, "TimbreAvg6": -11.98, "TimbreAvg7": -0.5043, "TimbreAvg8": -1.94, "TimbreAvg9": 3.47, "TimbreAvg10": 1.952, "TimbreAvg11": -0.06703, "TimbreAvg12": 1.934, "decade": "2000-01-01T00:00:00"}, {"year": 2009, "TimbreAvg1": 45.12, "TimbreAvg2": 0.4138, "TimbreAvg3": 5.756, "TimbreAvg4": 1.695, "TimbreAvg5": -6.301, "TimbreAvg6": -12.03, "TimbreAvg7": -0.2946, "TimbreAvg8": -2.049, "TimbreAvg9": 3.601, "TimbreAvg10": 1.971, "TimbreAvg11": 0.04502, "TimbreAvg12": 2.0, "decade": "2000-01-01T00:00:00"}, {"year": 2010, "TimbreAvg1": 44.99, "TimbreAvg2": -2.593, "TimbreAvg3": 5.158, "TimbreAvg4": 1.312, "TimbreAvg5": -6.618, "TimbreAvg6": -12.86, "TimbreAvg7": 0.009402, "TimbreAvg8": -2.448, "TimbreAvg9": 3.765, "TimbreAvg10": 1.726, "TimbreAvg11": 0.3318, "TimbreAvg12": 1.931, "decade": "2010-01-01T00:00:00"}, {"year": 2011, "TimbreAvg1": 51.08, "TimbreAvg2": 8.056, "TimbreAvg3": 26.79, "TimbreAvg4": -6.018, "TimbreAvg5": -8.341, "TimbreAvg6": -21.83, "TimbreAvg7": 4.943, "TimbreAvg8": -3.647, "TimbreAvg9": 12.61, "TimbreAvg10": 1.741, "TimbreAvg11": 1.677, "TimbreAvg12": 5.943, "decade": "2010-01-01T00:00:00"}]}}
